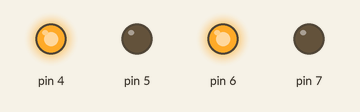
Bench run of a sketch on a simulated Arduino Uno, built with avr-gcc and run on an emulated ATmega328P. Parts: output pins drawn as LEDs (lit = HIGH).

Above: at 0.1 s.
Timing chart, 0 to 1.6 s (numbered marks = the images above):
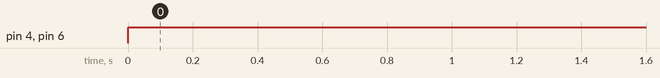

The sketch:

sketch_dec18a.ino
```cpp
void setup() {
  pinMode(4,OUTPUT);
  pinMode(5,OUTPUT);
  pinMode(6,OUTPUT);
  pinMode(7,OUTPUT);

}

void loop() {
  digitalWrite(4,HIGH);
  digitalWrite(5,LOW);
  digitalWrite(6,HIGH);
  digitalWrite(7,LOW);
  delay(2000);
}
```

Measured:
- by itself, pin 4, pin 6: LOW → HIGH at 0.00 s
